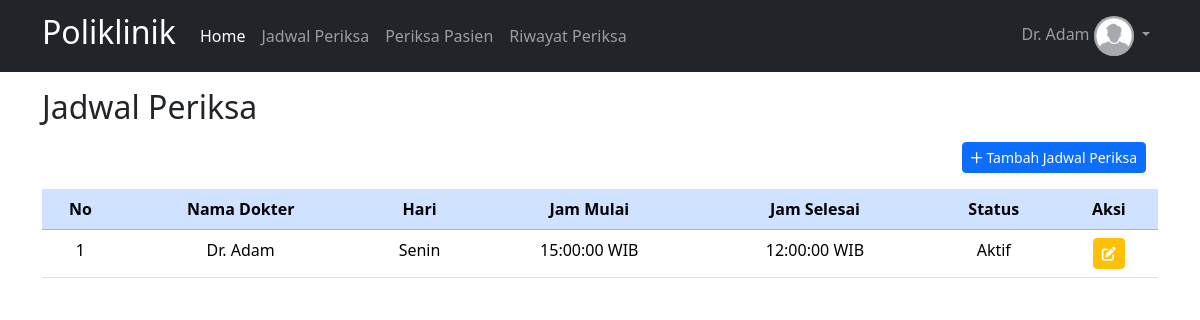
The app's page /dashboardDokter.php?page=jadwalPeriksa (signed in), older data.
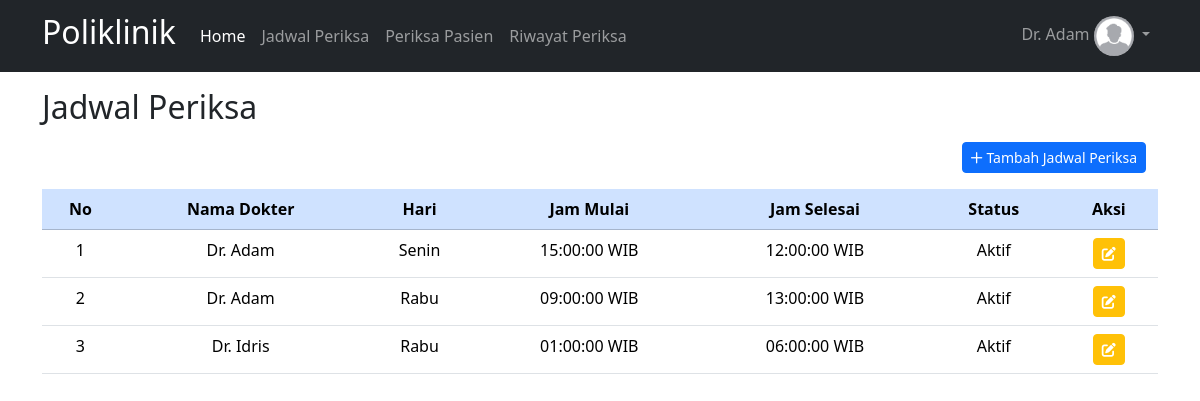
The same page, newer data.
### tables this page shows
CREATE TABLE `jadwal_periksa` (
  `id` int(10) UNSIGNED NOT NULL,
  `id_dokter` int(10) UNSIGNED NOT NULL,
  `hari` enum('Senin','Selasa','Rabu','Kamis','Jumat','Sabtu') NOT NULL,
  `jam_mulai` time NOT NULL,
  `jam_selesai` time NOT NULL,
  `status` enum('Aktif','Tidak Aktif') NOT NULL
);

CREATE TABLE `dokter` (
  `id` int(10) UNSIGNED NOT NULL,
  `nama` varchar(255) NOT NULL,
  `alamat` varchar(255) NOT NULL,
  `no_hp` varchar(50) NOT NULL,
  `id_poli` int(10) UNSIGNED NOT NULL,
  `nip` int(11) NOT NULL,
  `password` varchar(255) NOT NULL
);

### jadwalPeriksa.php (the view, shortened to what this page needs)
<main id="jadwalPeriksa-page">
    <div class="container" style="margin-top: 5.5rem;">
        <div class="row">
            <h2 class="ps-0">Jadwal Periksa</h2>
            <div class="d-flex justify-content-end mt-2">
                <a class="btn btn-sm btn-primary text-white" href="dashboardDokter.php?page=tambahJadwalPeriksa">
                    <i class="fa-regular fa-plus"></i> Tambah Jadwal Periksa
                </a>
            </div>
            <div class="table-responsive mt-3 px-0">
                <table class="table text-center">
                    <thead class="table-primary">
                        <tr>
                            <th valign="middle">No</th>
                            <th valign="middle">Nama Dokter</th>
                            <th valign="middle">Hari</th>
                            <th valign="middle">Jam Mulai</th>
                            <th valign="middle">Jam Selesai</th>
                            <th valign="middle">Status</th>
                            <th valign="middle">Aksi</th>
                        </tr>
                    </thead>
                    <tbody>
                        <?php
                            $result = mysqli_query($mysqli, "SELECT dokter.nama, jadwal_periksa.id, jadwal_periksa.hari, jadwal_periksa.jam_mulai, jadwal_periksa.jam_selesai, jadwal_periksa.status FROM dokter JOIN jadwal_periksa ON dokter.id = jadwal_periksa.id_dokter");
                            $no = 1;
                            while ($data = mysqli_fetch_array($result)) :
                            ?>
                                <tr>
                                    <td><?php echo $no++ ?></td>
                                    <td><?php echo $data['nama'] ?></td>
                                    <td><?php echo $data['hari'] ?></td>
                                    <td><?php echo $data['jam_mulai'] ?> WIB</td>
                                    <td><?php echo $data['jam_selesai'] ?> WIB</td>
                                    <td><?php echo $data['status'] ?></td>
                                    <td>
                                        <a class="btn btn-sm btn-warning text-white" href="dashboardDokter.php?page=editJadwalPeriksa&id=<?php echo $data['id'] ?>">
                                            <i class="fa-solid fa-pen-to-square"></i>
                                        </a>
                                    </td>
                                </tr>
                        <?php endwhile; ?>
                    </tbody>
                </table>
            </div>
        </div>
    </div>
</main>

### dashboardDokter.php (shortened to what this page needs)
<!DOCTYPE html>
<html lang="en">
  <head>
    <link href="https://cdn.jsdelivr.net/npm/bootstrap@5.3.2/dist/css/bootstrap.min.css" rel="stylesheet">
  </head>
  <body>
    <nav class="navbar fixed-top navbar-expand-lg navbar-dark bg-dark">
        <div class="container d-flex align-items-center">
            <a class="navbar-brand" href="dashboardDokter.php"><h2>Poliklinik</h2></a>
            <div class="collapse navbar-collapse" id="navbarTogglerDemo02">
                <?php
                if (isset($_SESSION['nip'])) {
                ?>
                    <ul class="navbar-nav d-flex align-items-lg-center">
                        <li class="nav-item">
                            <a class="nav-link active" aria-current="page" href="dashboardDokter.php">Home</a>
                        </li>
                        <li class="nav-item">
                            <a class="nav-link" href="dashboardDokter.php?page=jadwalPeriksa">Jadwal Periksa</a>
                        </li>
                        <li class="nav-item">
                            <a class="nav-link" href="dashboardDokter.php?page=periksa">Periksa Pasien</a>
                        </li>
                        <li class="nav-item">
                            <a class="nav-link" href="dashboardDokter.php?page=riwayat">Riwayat Periksa</a>
                        </li>
                    </ul>
                    <ul class="navbar-nav ms-auto">
                        <li class="nav-item dropdown">
                            <a class="nav-link dropdown-toggle" href="#" id="navbarDropdownMenuLink" role="button" data-bs-toggle="dropdown" aria-haspopup="true" aria-expanded="false">
                                <?php echo $_SESSION['nama'] ?>
                                <img src="images/profile.png" width="40" height="40" class="rounded-circle">
                            </a>
                        </li>
                    </ul>
                <?php
                }
                ?>
            </div>
        </div>
    </nav>
    <main role="main" class="container" style="margin-top: 5rem;">
    <?php
    if (isset($_GET['page'])) {
        include($_GET['page'] . ".php");
    }
    ?>
    </main>
  </body>
</html>

Row changes from the older to the newer data that the page shows:
added jadwal_periksa: id_dokter.nama "Dr. Adam", hari "Rabu", jam_mulai "09:00:00", jam_selesai "13:00:00", status "Aktif"
added jadwal_periksa: id_dokter.nama "Dr. Idris", hari "Rabu", jam_mulai "01:00:00", jam_selesai "06:00:00", status "Aktif"
